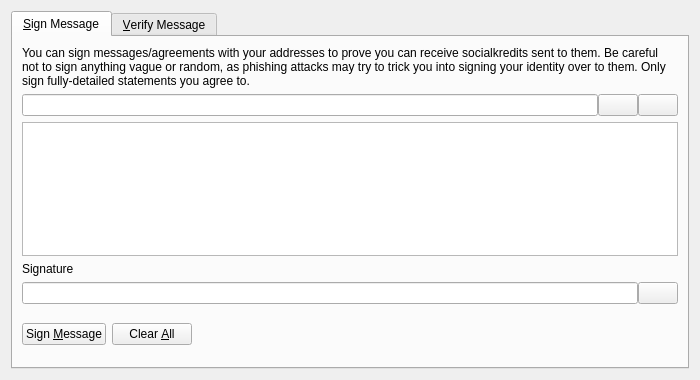
<?xml version="1.0" encoding="UTF-8"?>
<ui version="4.0">
 <class>SignVerifyMessageDialog</class>
 <widget class="QDialog" name="SignVerifyMessageDialog">
  <property name="geometry">
   <rect>
    <x>0</x>
    <y>0</y>
    <width>700</width>
    <height>380</height>
   </rect>
  </property>
  <property name="windowTitle">
   <string>Signatures - Sign / Verify a Message</string>
  </property>
  <property name="modal">
   <bool>true</bool>
  </property>
  <layout class="QVBoxLayout" name="verticalLayout">
   <item>
    <widget class="QTabWidget" name="tabWidget">
     <property name="currentIndex">
      <number>0</number>
     </property>
     <widget class="QWidget" name="tabSignMessage">
      <attribute name="title">
       <string>&amp;Sign Message</string>
      </attribute>
      <layout class="QVBoxLayout" name="verticalLayout_SM">
       <item>
        <widget class="QLabel" name="infoLabel_SM">
         <property name="text">
          <string>You can sign messages/agreements with your addresses to prove you can receive socialkredits sent to them. Be careful not to sign anything vague or random, as phishing attacks may try to trick you into signing your identity over to them. Only sign fully-detailed statements you agree to.</string>
         </property>
         <property name="textFormat">
          <enum>Qt::PlainText</enum>
         </property>
         <property name="wordWrap">
          <bool>true</bool>
         </property>
        </widget>
       </item>
       <item>
        <layout class="QHBoxLayout" name="horizontalLayout_1_SM">
         <property name="spacing">
          <number>0</number>
         </property>
         <item>
          <widget class="QValidatedLineEdit" name="addressIn_SM">
           <property name="toolTip">
            <string>The socialkredits address to sign the message with</string>
           </property>
          </widget>
         </item>
         <item>
          <widget class="QPushButton" name="addressBookButton_SM">
           <property name="toolTip">
            <string>Choose previously used address</string>
           </property>
           <property name="text">
            <string/>
           </property>
           <property name="shortcut">
            <string>Alt+A</string>
           </property>
           <property name="autoDefault">
            <bool>false</bool>
           </property>
          </widget>
         </item>
         <item>
          <widget class="QPushButton" name="pasteButton_SM">
           <property name="toolTip">
            <string>Paste address from clipboard</string>
           </property>
           <property name="text">
            <string/>
           </property>
           <property name="shortcut">
            <string>Alt+P</string>
           </property>
           <property name="autoDefault">
            <bool>false</bool>
           </property>
          </widget>
         </item>
        </layout>
       </item>
       <item>
        <widget class="QPlainTextEdit" name="messageIn_SM">
         <property name="toolTip">
          <string>Enter the message you want to sign here</string>
         </property>
        </widget>
       </item>
       <item>
        <widget class="QLabel" name="signatureLabel_SM">
         <property name="text">
          <string>Signature</string>
         </property>
         <property name="textFormat">
          <enum>Qt::PlainText</enum>
         </property>
        </widget>
       </item>
       <item>
        <layout class="QHBoxLayout" name="horizontalLayout_2_SM">
         <property name="spacing">
          <number>0</number>
         </property>
         <item>
          <widget class="QLineEdit" name="signatureOut_SM">
           <property name="font">
            <font>
             <italic>true</italic>
            </font>
           </property>
           <property name="readOnly">
            <bool>true</bool>
           </property>
          </widget>
         </item>
         <item>
          <widget class="QPushButton" name="copySignatureButton_SM">
           <property name="toolTip">
            <string>Copy the current signature to the system clipboard</string>
           </property>
           <property name="text">
            <string/>
           </property>
           <property name="autoDefault">
            <bool>false</bool>
           </property>
          </widget>
         </item>
        </layout>
       </item>
       <item>
        <layout class="QHBoxLayout" name="horizontalLayout_3_SM">
         <item>
          <widget class="QPushButton" name="signMessageButton_SM">
           <property name="toolTip">
            <string>Sign the message to prove you own this socialkredits address</string>
           </property>
           <property name="text">
            <string>Sign &amp;Message</string>
           </property>
           <property name="autoDefault">
            <bool>false</bool>
           </property>
          </widget>
         </item>
         <item>
          <widget class="QPushButton" name="clearButton_SM">
           <property name="toolTip">
            <string>Reset all sign message fields</string>
           </property>
           <property name="text">
            <string>Clear &amp;All</string>
           </property>
           <property name="autoDefault">
            <bool>false</bool>
           </property>
          </widget>
         </item>
         <item>
          <spacer name="horizontalSpacer_1_SM">
           <property name="orientation">
            <enum>Qt::Horizontal</enum>
           </property>
           <property name="sizeHint" stdset="0">
            <size>
             <width>40</width>
             <height>48</height>
            </size>
           </property>
          </spacer>
         </item>
         <item>
          <widget class="QLabel" name="statusLabel_SM">
           <property name="font">
            <font>
             <weight>75</weight>
             <bold>true</bold>
            </font>
           </property>
           <property name="text">
            <string/>
           </property>
           <property name="wordWrap">
            <bool>true</bool>
           </property>
          </widget>
         </item>
         <item>
          <spacer name="horizontalSpacer_2_SM">
           <property name="orientation">
            <enum>Qt::Horizontal</enum>
           </property>
           <property name="sizeHint" stdset="0">
            <size>
             <width>40</width>
             <height>48</height>
            </size>
           </property>
          </spacer>
         </item>
        </layout>
       </item>
      </layout>
     </widget>
     <widget class="QWidget" name="tabVerifyMessage">
      <attribute name="title">
       <string>&amp;Verify Message</string>
      </attribute>
      <layout class="QVBoxLayout" name="verticalLayout_VM">
       <item>
        <widget class="QLabel" name="infoLabel_VM">
         <property name="text">
          <string>Enter the receiver's address, message (ensure you copy line breaks, spaces, tabs, etc. exactly) and signature below to verify the message. Be careful not to read more into the signature than what is in the signed message itself, to avoid being tricked by a man-in-the-middle attack. Note that this only proves the signing party receives with the address, it cannot prove sendership of any transaction!</string>
         </property>
         <property name="textFormat">
          <enum>Qt::PlainText</enum>
         </property>
         <property name="alignment">
          <set>Qt::AlignLeading|Qt::AlignLeft|Qt::AlignTop</set>
         </property>
         <property name="wordWrap">
          <bool>true</bool>
         </property>
        </widget>
       </item>
       <item>
        <layout class="QHBoxLayout" name="horizontalLayout_1_VM">
         <property name="spacing">
          <number>0</number>
         </property>
         <item>
          <widget class="QValidatedLineEdit" name="addressIn_VM">
           <property name="toolTip">
            <string>The socialkredits address the message was signed with</string>
           </property>
          </widget>
         </item>
         <item>
          <widget class="QPushButton" name="addressBookButton_VM">
           <property name="toolTip">
            <string>Choose previously used address</string>
           </property>
           <property name="text">
            <string/>
           </property>
           <property name="shortcut">
            <string>Alt+A</string>
           </property>
           <property name="autoDefault">
            <bool>false</bool>
           </property>
          </widget>
         </item>
        </layout>
       </item>
       <item>
        <widget class="QPlainTextEdit" name="messageIn_VM"/>
       </item>
       <item>
        <widget class="QValidatedLineEdit" name="signatureIn_VM"/>
       </item>
       <item>
        <layout class="QHBoxLayout" name="horizontalLayout_2_VM">
         <item>
          <widget class="QPushButton" name="verifyMessageButton_VM">
           <property name="toolTip">
            <string>Verify the message to ensure it was signed with the specified socialkredits address</string>
           </property>
           <property name="text">
            <string>Verify &amp;Message</string>
           </property>
           <property name="autoDefault">
            <bool>false</bool>
           </property>
          </widget>
         </item>
         <item>
          <widget class="QPushButton" name="clearButton_VM">
           <property name="toolTip">
            <string>Reset all verify message fields</string>
           </property>
           <property name="text">
            <string>Clear &amp;All</string>
           </property>
           <property name="autoDefault">
            <bool>false</bool>
           </property>
          </widget>
         </item>
         <item>
          <spacer name="horizontalSpacer_1_VM">
           <property name="orientation">
            <enum>Qt::Horizontal</enum>
           </property>
           <property name="sizeHint" stdset="0">
            <size>
             <width>40</width>
             <height>48</height>
            </size>
           </property>
          </spacer>
         </item>
         <item>
          <widget class="QLabel" name="statusLabel_VM">
           <property name="font">
            <font>
             <weight>75</weight>
             <bold>true</bold>
            </font>
           </property>
           <property name="text">
            <string/>
           </property>
           <property name="wordWrap">
            <bool>true</bool>
           </property>
          </widget>
         </item>
         <item>
          <spacer name="horizontalSpacer_2_VM">
           <property name="orientation">
            <enum>Qt::Horizontal</enum>
           </property>
           <property name="sizeHint" stdset="0">
            <size>
             <width>40</width>
             <height>48</height>
            </size>
           </property>
          </spacer>
         </item>
        </layout>
       </item>
      </layout>
     </widget>
    </widget>
   </item>
  </layout>
 </widget>
 <customwidgets>
  <customwidget>
   <class>QValidatedLineEdit</class>
   <extends>QLineEdit</extends>
   <header>qvalidatedlineedit.h</header>
  </customwidget>
 </customwidgets>
 <resources>
  <include location="../socialkredits.qrc"/>
 </resources>
 <connections/>
</ui>
